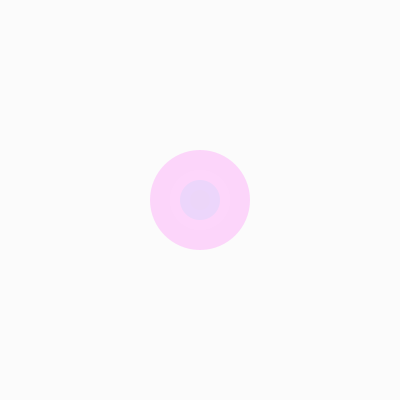
Frame 1 (no input)
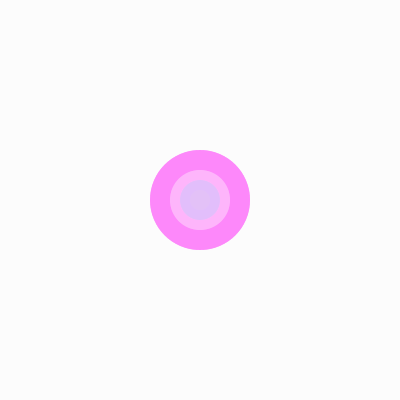
Frame 60 (the mouse pressed at the canvas centre just before this capture)
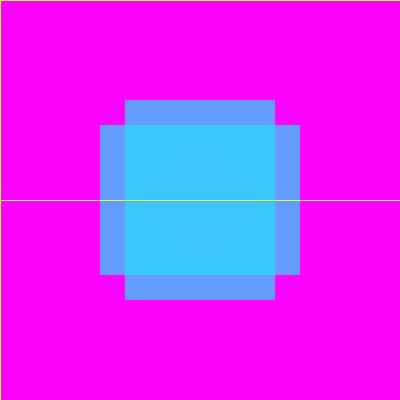
Frame 120 (the mouse held since frame 60 and released just before this capture)

The Processing sketch that drew these frames (run headless with seeded random() and noise(); from frame 60 on, the mouse is pressed at the canvas centre):

// Processing sketch: processing_59941
// ── processing_59941.pde

void setup() {
  size(400, 400);
  smooth();
  background(250, 250, 250);
  noCursor();
  rectMode(CENTER);
}

void draw() {
  if (mousePressed) {
    fill(255, 0, 255, 40); 
    rect(200, 200, 400, 400);
    fill(0, 255, 255, 50);
    noStroke();

    rectMode(CENTER);
    rect(200, 200, mouseX, 150);
    stroke(20, 255, 10, 110);
    noStroke();
    rect(200, 200, 150, mouseY);
    stroke(20, 255, 10, 110);
    line(mouseX, mouseY, 200, 200);
    stroke(250, 245, 40);
    line(mouseX, mouseY, 0, 200);
    stroke(250, 245, 40);
    line(mouseX, mouseY, 400, 200);
  }
  else {
    noStroke();
    fill(255, 255, 255, 40); 
    rect(200, 200, 400, 400);

    fill(250, 250, 150, 10);
    ellipse(200, 200, mouseX -20, mouseY -20);

    fill(50, 255, 240, 40);
    ellipse(200, 200, mouseX -40, mouseY -40);

    fill(255, 255, 255, 80);
    ellipse(200, 200, mouseX -60, mouseY -60);

    fill(255, 55, 245, 50);
    ellipse(200, 200, mouseX -100, mouseY -100);
  }
}
